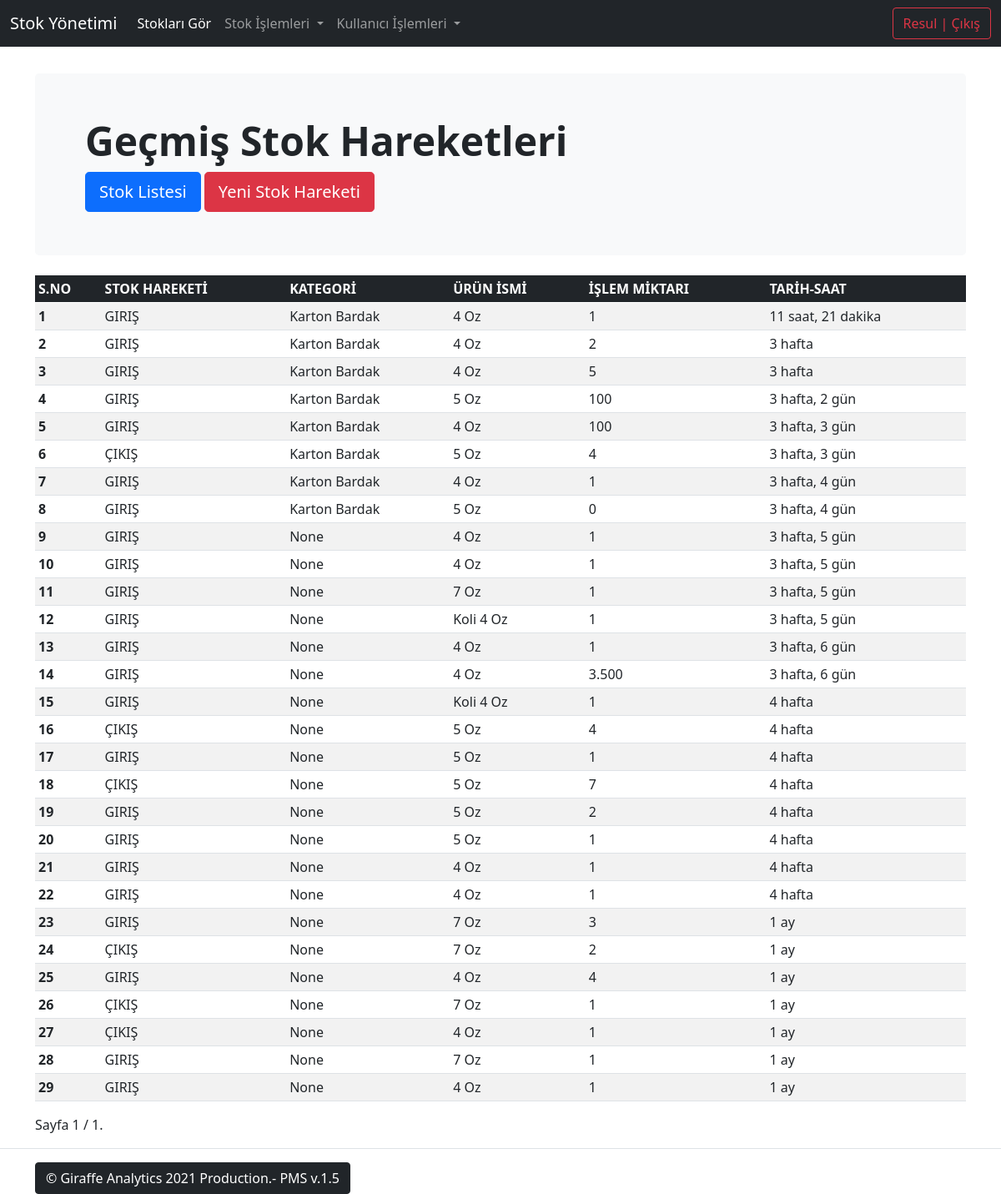
Screenshot of /products/action/list/ (signed in) with the database file from the repository.
### products/models/action_model.py (models this page shows, shortened)
class Actions(models.Model):
    ACTION_TYPE = [("giriş", "Giriş"), ("çıkış", "Çıkış")]
    action_type = models.CharField(verbose_name='Stok Hareketi', max_length=10, choices=ACTION_TYPE, null=False,
                                   blank=False)
    product_name = models.ForeignKey(Product, verbose_name="Ürün İsmi", on_delete=models.CASCADE, related_query_name='actions')
    action_quantity = models.PositiveIntegerField(verbose_name='İşlem Miktarı', blank=True, null=True, default=0)
    action_date = models.DateTimeField(verbose_name='Tarih-Saat', default=timezone.now)  # models.DateTimeField(default=timezone.now)
    customer = models.CharField(verbose_name='Müşteri', max_length=100, blank=True, null=True)
    category = models.ForeignKey('Category', on_delete=models.SET_NULL, null=True, blank=True, default=1)
    quantity = models.OneToOneField(Product, on_delete=models.CASCADE, null=True, blank=True, related_name='action', verbose_name='Miktar')
    class Meta:
        verbose_name = "Stok Hareketi"
        verbose_name_plural = "Stok Hareketleri"
        ordering = ['-action_date']

### products/models/product_model.py (models this page shows)
class Category(models.Model):
    name = models.CharField(max_length=30, unique=True, verbose_name='Kategori İsmi')
    class Meta:
        verbose_name = "Kategori"
        verbose_name_plural = "Kategoriler"
        ordering = ['-id']
    def __str__(self):
        return self.name

class Product(models.Model):
    product_name = models.CharField(max_length=55, verbose_name='Ürün İsmi', unique=True)
    quantity = models.PositiveIntegerField(verbose_name='Ürün Miktarı')
    category = models.ForeignKey('Category', on_delete=models.SET_NULL, null=True, blank=True)
    content = models.TextField(verbose_name="Ürün Açıklaması", max_length=255, null=True, blank=True)
    class Meta:
        verbose_name = "Ürün"
        verbose_name_plural = "Ürünler"
        ordering = ("-id",)
    def __str__(self):
        return self.product_name

### products/views/product_list.py (the view)
# urls.py: path('action/list/', stock_actions_list_view, name='action-list'),
@login_required
def stock_actions_list_view(request):
    queryset = Actions.objects.all()
    paginator = Paginator(queryset, 50)  # Show 25 result per page.
    page = request.GET.get('page')
    try:
        queryset = paginator.page(page)
    except PageNotAnInteger:
        queryset = paginator.page(1)
    except EmptyPage:
        queryset = paginator.page(paginator.num_pages)
    context = {
        'title': 'Stok Hareketleri Listesi',
        'queryset': queryset,
    }
    return render(request, 'products/action-list.html', context)

### templates/products/action-list.html (shortened to what this page needs)
{% extends 'base.html' %}
{% load humanize %}
{% block content %}
<main>
    <div class="container py-sm-3">
    <div class="p-5 mb-sm-4 bg-light rounded-3">
      <div class="container-fluid py-sm-1 align-self-center">
        <h1 class="display-5 fw-bold">Geçmiş Stok Hareketleri</h1>
        <a href="{% url 'products:product-list' %}" class="btn btn-primary btn-lg" type="button">Stok Listesi</a>
        <a href="{% url 'products:action-create' %}" class="btn btn-danger btn-lg" type="button">Yeni Stok Hareketi</a>
      </div>
    </div>
<table class="table table-striped table-hover table-sm">
    <thead class="table-dark">
        <tr>
          <th scope="col">S.NO</th>
          <th scope="col">STOK HAREKETİ</th>
          <th scope="col">KATEGORİ</th>
          <th scope="col">ÜRÜN İSMİ</th>
          <th scope="col">İŞLEM MİKTARI</th>
          <th scope="col">TARİH-SAAT</th>
        </tr>
    </thead>
    <tbody>
        {% for query in queryset %}
            <tr>
              <th scope="row">{{ forloop.counter }}</th>
              <td >{{ query.action_type | upper }}</td>
              <td >{{ query.category | title }}</td>
              <td>{{ query.product_name | capfirst }}</td>
              <td>{{ query.action_quantity | intcomma}}</td>
              <td>{{ query.action_date | timesince}}</td>
            </tr>
        {% endfor %}
    </tbody>
</table>
<div class="row">
<div class="col-md-6 col-md-offset-3">
<div class="pagination pagination-sm">
    <span class="step-links">
        <span class="current page-item active">
            Sayfa {{ queryset.number }} / {{ queryset.paginator.num_pages }}.
        </span>
    </span>
</div>
</div>
</div>
</div>
</main>
 {% endblock %}

### templates/navbar.html (shortened to what this page needs)
{% load crispy_forms_filters %}
<nav class="navbar navbar-expand-md navbar-dark fixed-top bg-dark">
  <div class="container-fluid">
    <a class="navbar-brand" href="{% url 'landing-page' %}">Stok Yönetimi</a>
    <div class="collapse navbar-collapse" id="navbarCollapse">
      <ul class="navbar-nav me-auto mb-2 mb-md-0">
        <li class="nav-item">
          <a class="nav-link active" aria-current="page" href="{% url 'products:product-list' %}">Stokları Gör</a>
        </li>
          <li class="nav-item dropdown">
          <a class="nav-link dropdown-toggle" href="#" id="navbarDropdown" role="button" data-bs-toggle="dropdown" aria-expanded="false">
            Stok İşlemleri
          </a>
        </li>
          <li class="nav-item dropdown">
          <a class="nav-link dropdown-toggle" href="#" id="navbarDropdown" role="button" data-bs-toggle="dropdown" aria-expanded="false">
            Kullanıcı İşlemleri
          </a>
        </li>
      </ul>
        {% if user.is_authenticated %}
        <a href="{% url 'user:logout' %}" class="btn btn-outline-danger" type="button">{{ user }} | Çıkış</a>
        {% else %}
        <a href="{% url 'user:login' %}" class="btn btn-outline-success" type="button">Giriş</a>
        {% endif %}
    </div>
  </div>
</nav>

### static/css/navbar-top-fixed.css (style rules this page uses)
body { min-height: 75rem; padding-top: 4.5rem; }

### rows the page displays
Actions: action_type "GIRIŞ", category "Karton Bardak", product_name "4 Oz", action_quantity "1", action_date "11 saat, 21 dakika"
Actions: action_type "GIRIŞ", category "Karton Bardak", product_name "4 Oz", action_quantity "2", action_date "3 hafta"
Actions: action_type "GIRIŞ", category "Karton Bardak", product_name "4 Oz", action_quantity "5", action_date "3 hafta"
Actions: action_type "GIRIŞ", category "Karton Bardak", product_name "5 Oz", action_quantity "100", action_date "3 hafta, 2 gün"
Actions: action_type "GIRIŞ", category "Karton Bardak", product_name "4 Oz", action_quantity "100", action_date "3 hafta, 3 gün"
Actions: action_type "ÇIKIŞ", category "Karton Bardak", product_name "5 Oz", action_quantity "4", action_date "3 hafta, 3 gün"
Actions: action_type "GIRIŞ", category "Karton Bardak", product_name "4 Oz", action_quantity "1", action_date "3 hafta, 4 gün"
Actions: action_type "GIRIŞ", category "Karton Bardak", product_name "5 Oz", action_quantity "0", action_date "3 hafta, 4 gün"
Actions: action_type "GIRIŞ", category "None", product_name "4 Oz", action_quantity "1", action_date "3 hafta, 5 gün"
Actions: action_type "GIRIŞ", category "None", product_name "4 Oz", action_quantity "1", action_date "3 hafta, 5 gün"
Actions: action_type "GIRIŞ", category "None", product_name "7 Oz", action_quantity "1", action_date "3 hafta, 5 gün"
Actions: action_type "GIRIŞ", category "None", product_name "Koli 4 Oz", action_quantity "1", action_date "3 hafta, 5 gün"
Actions: action_type "GIRIŞ", category "None", product_name "4 Oz", action_quantity "1", action_date "3 hafta, 6 gün"
Actions: action_type "GIRIŞ", category "None", product_name "4 Oz", action_quantity "3.500", action_date "3 hafta, 6 gün"
Actions: action_type "GIRIŞ", category "None", product_name "Koli 4 Oz", action_quantity "1", action_date "4 hafta"
Actions: action_type "ÇIKIŞ", category "None", product_name "5 Oz", action_quantity "4", action_date "4 hafta"
Actions: action_type "GIRIŞ", category "None", product_name "5 Oz", action_quantity "1", action_date "4 hafta"
Actions: action_type "ÇIKIŞ", category "None", product_name "5 Oz", action_quantity "7", action_date "4 hafta"
Actions: action_type "GIRIŞ", category "None", product_name "5 Oz", action_quantity "2", action_date "4 hafta"
Actions: action_type "GIRIŞ", category "None", product_name "5 Oz", action_quantity "1", action_date "4 hafta"
Actions: action_type "GIRIŞ", category "None", product_name "4 Oz", action_quantity "1", action_date "4 hafta"
Actions: action_type "GIRIŞ", category "None", product_name "4 Oz", action_quantity "1", action_date "4 hafta"
Actions: action_type "GIRIŞ", category "None", product_name "7 Oz", action_quantity "3", action_date "1 ay"
Actions: action_type "ÇIKIŞ", category "None", product_name "7 Oz", action_quantity "2", action_date "1 ay"
Actions: action_type "GIRIŞ", category "None", product_name "4 Oz", action_quantity "4", action_date "1 ay"
Actions: action_type "ÇIKIŞ", category "None", product_name "7 Oz", action_quantity "1", action_date "1 ay"
Actions: action_type "ÇIKIŞ", category "None", product_name "4 Oz", action_quantity "1", action_date "1 ay"
Actions: action_type "GIRIŞ", category "None", product_name "7 Oz", action_quantity "1", action_date "1 ay"
Actions: action_type "GIRIŞ", category "None", product_name "4 Oz", action_quantity "1", action_date "1 ay"

### other values shown
{{ user }} "Resul"
{{ queryset.number }} "1"
{{ queryset.paginator.num_pages }} "1"
